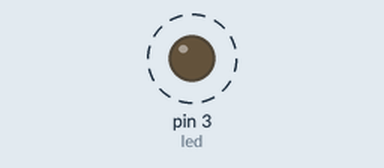
A sketch run on a simulated Arduino Uno, built with avr-gcc and run on an emulated ATmega328P. Parts: output pins drawn as LEDs (lit = HIGH). Dashed ring = blinking.

Above: at 0.2 s.
Timing chart, 0 to 3.0 s (numbered marks = the images above):
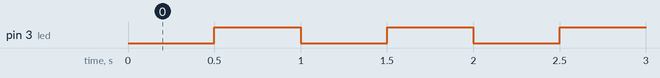

Measured:
- by itself, pin 3 (led): alternates HIGH for 0.50 s and LOW for 0.50 s, 40 changes in all, then stays LOW

The sketch:

led_pisca_20_vezes.ino
```cpp
int led = 3;
unsigned long ultimotempo = 0;
int intervalo = 500;

bool estadoled = false;
int i = 0;

void setup() {
  pinMode(led, OUTPUT);
}

void loop() {
  unsigned long tempoatual = millis();

  for(; i < 40; ) {
    if (tempoatual - ultimotempo >= intervalo) {
      ultimotempo = tempoatual;

      estadoled = !estadoled;
      digitalWrite(led, estadoled);

      i++;
    }
    break;
  }
}
```
